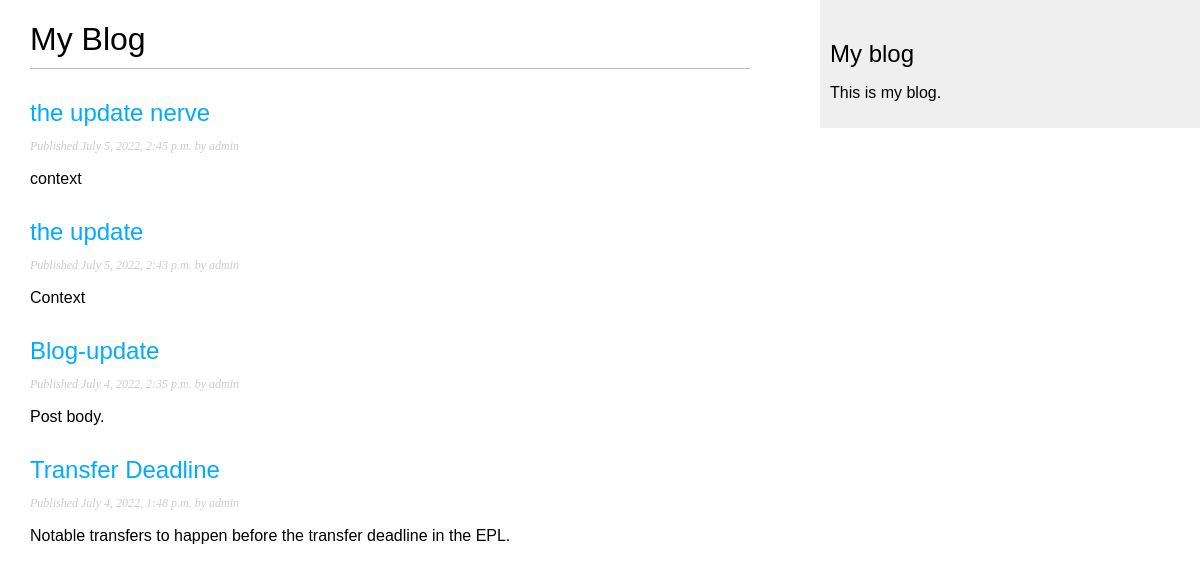
The page /blogger/ on the database its author committed.
### blogger/models.py (models this page shows, shortened)
class Post(models.Model):
    STATUS_CHOICES = (
        ('draft', 'Draft'),
        ('published', 'Published'),
    )
    title = models.CharField(max_length=250)
    slug = models.SlugField(max_length=250, unique_for_date='publish')
    author = models.ForeignKey(User, on_delete=models.CASCADE, related_name='blog_posts')
    body = models.TextField()
    publish = models.DateTimeField(default=timezone.now)
    created = models.DateTimeField(auto_now_add=True)
    updated = models.DateTimeField(auto_now=True)
    status = models.CharField(max_length=10,choices=STATUS_CHOICES, default='draft')
    objects = models.Manager() # The default manager.
    published = PublishedManager() # Our custom manager.
    class Meta:
        ordering = ('-publish',)
    def get_absolute_url(self):
        return reverse('blogger:post_detail',
            args=[self.publish.year,
                self.publish.month,
                self.publish.day, self.slug])

### blogger/views.py (the view)
# urls.py: path('', views.post_list, name='post_list'),
def post_list(request):
    posts = Post.published.all()
    return render(request,
            'blog/post/list.html',
            {'posts': posts})

### blogger/models.py (called while the page is built)
    def get_queryset(self):
        return super(PublishedManager,
            self).get_queryset()\
                .filter(status='published')

### blogger/templates/blog/post/list.html (shortened to what this page needs)
{% extends "blog/base.html" %}
{% block content %}
<h1>My Blog</h1>
{% for post in posts %}
<h2>
<a href="{{ post.get_absolute_url }}">
{{ post.title }}
</a>
</h2>
<p class="date">
Published {{ post.publish }} by {{ post.author }}
</p>
{{ post.body|truncatewords:30|linebreaks }}
{% endfor %}
{% endblock %}

### blogger/templates/blog/base.html (shortened to what this page needs)
{% load static %}
<!DOCTYPE html>
<html>
<head>
<link href="{% static "css/blog.css" %}" rel="stylesheet">
</head>
<body>
<div id="content">
{% block content %}
{% endblock %}
</div>
<div id="sidebar">
<h2>My blog</h2>
<p>This is my blog.</p>
</div>
</body>
</html>

### blogger/static/css/blog.css (style rules this page uses)
body { margin:0; padding:0; font-family:helvetica, sans-serif; }
a { color:#00abff; text-decoration:none; }
h1 { font-weight:normal; border-bottom:1px solid #bbb; padding:0 0 10px 0; }
h2 { font-weight:normal; margin:30px 0 0; }
#content { float:left; width:60%; padding:0 0 0 30px; }
#sidebar { float:right; width:30%; padding:10px; background:#efefef; height:100%; }
p.date { color:#ccc; font-family: georgia, serif; font-size: 12px; font-style: italic; }

### rows shown on the page
Post: title "the update nerve", publish "July 5, 2022, 2:45 p.m.", author "admin", body "context"
Post: title "the update", publish "July 5, 2022, 2:43 p.m.", author "admin", body "Context"
Post: title "Blog-update", publish "July 4, 2022, 2:35 p.m.", author "admin", body "Post body."
Post: title "Transfer Deadline", publish "July 4, 2022, 1:48 p.m.", author "admin", body "Notable transfers to happen before the transfer deadline in the EPL."
